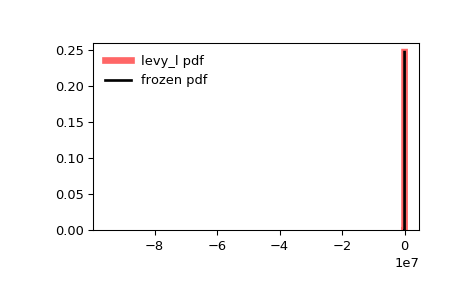

Python code for this plot:
from scipy.stats import levy_l
import matplotlib.pyplot as plt
fig, ax = plt.subplots(1, 1)

# Calculate a few first moments:

mean, var, skew, kurt = levy_l.stats(moments='mvsk')

# Display the probability density function (``pdf``):

x = np.linspace(levy_l.ppf(0.01),
                levy_l.ppf(0.99), 100)
ax.plot(x, levy_l.pdf(x),
       'r-', lw=5, alpha=0.6, label='levy_l pdf')

# Alternatively, the distribution object can be called (as a function)
# to fix the shape, location and scale parameters. This returns a "frozen"
# RV object holding the given parameters fixed.

# Freeze the distribution and display the frozen ``pdf``:

rv = levy_l()
ax.plot(x, rv.pdf(x), 'k-', lw=2, label='frozen pdf')

# Check accuracy of ``cdf`` and ``ppf``:

vals = levy_l.ppf([0.001, 0.5, 0.999])
np.allclose([0.001, 0.5, 0.999], levy_l.cdf(vals))
# True

# Generate random numbers:

r = levy_l.rvs(size=1000)

# And compare the histogram:

ax.hist(r, density=True, histtype='stepfilled', alpha=0.2)
ax.legend(loc='best', frameon=False)
plt.show()
